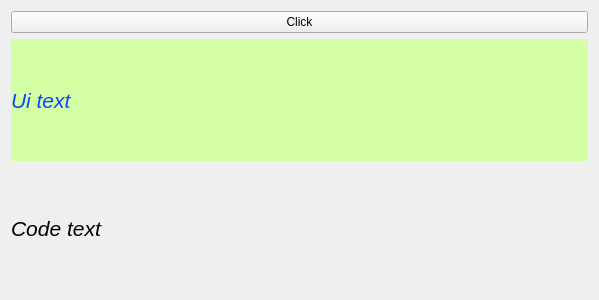
<?xml version="1.0" encoding="UTF-8"?>
<ui version="4.0">
 <class>Widget</class>
 <widget class="QWidget" name="Widget">
  <property name="geometry">
   <rect>
    <x>0</x>
    <y>0</y>
    <width>599</width>
    <height>300</height>
   </rect>
  </property>
  <property name="windowTitle">
   <string>Widget</string>
  </property>
  <layout class="QVBoxLayout" name="verticalLayout">
   <item>
    <widget class="QPushButton" name="click">
     <property name="text">
      <string>Click</string>
     </property>
    </widget>
   </item>
   <item>
    <widget class="QLabel" name="ui">
     <property name="font">
      <font>
       <pointsize>16</pointsize>
       <italic>true</italic>
      </font>
     </property>
     <property name="styleSheet">
      <string notr="true">background-color: rgb(213, 255, 165);
color: rgb(12, 68, 255);</string>
     </property>
     <property name="text">
      <string>Ui text</string>
     </property>
    </widget>
   </item>
   <item>
    <widget class="QLabel" name="code">
     <property name="font">
      <font>
       <pointsize>16</pointsize>
       <italic>true</italic>
      </font>
     </property>
     <property name="text">
      <string>Code text</string>
     </property>
    </widget>
   </item>
  </layout>
 </widget>
 <layoutdefault spacing="6" margin="11"/>
 <resources/>
 <connections/>
</ui>
